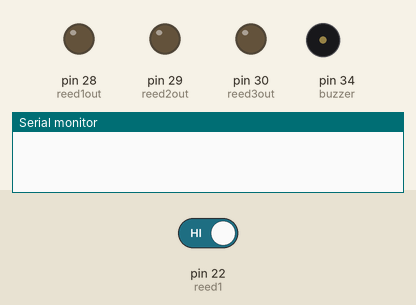
Recording of a sketch running on a simulated Arduino Mega 2560, built with avr-gcc and run on an emulated ATmega2560. Parts: output pins drawn as LEDs (lit = HIGH), buzzer (waves = sounding, pin HIGH), the last lines printed to the serial monitor. The test bench sets the inputs (shaded band); at power-on: pin 22 (reed1) HIGH.

Above: at 0.1 s.
At 2.1 s:
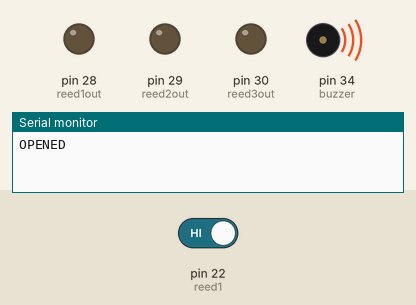
Timing chart, 0 to 3.6 s (numbered marks = the images above):
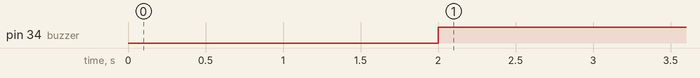

Measured:
- by itself, pin 34 (buzzer): LOW → HIGH at 2.0 s

The sketch:

Test_Sensor_Connections.ino
```cpp
int reed1 = 22;
int reed2 = 23;
int reed3 = 24;
int buzzer = 34 ;
int pir = 31;
int reed1out = 28;
int reed2out = 29;
int reed3out = 30;

void setup() {
  Serial.begin(9600);
  pinMode ( reed1out , OUTPUT );
  pinMode ( reed2out , OUTPUT );
  pinMode ( reed3out , OUTPUT );
  pinMode (pir, INPUT );
  pinMode ( buzzer , OUTPUT );
  pinMode ( reed1 , INPUT_PULLUP );
  pinMode ( reed2 , INPUT_PULLUP );
  pinMode ( reed3 , INPUT_PULLUP );
  digitalWrite(reed1out, LOW);
  digitalWrite(reed2out, LOW);
  digitalWrite(reed3out, LOW);
  delay(2000);

}

void loop() {
  if (digitalRead(reed1) != LOW || digitalRead(reed2) != LOW || digitalRead(reed3) != LOW || digitalRead(pir) == LOW )
  {
    Serial.print("OPENED \n");
    digitalWrite(buzzer, HIGH);
    delay(1000);
  }
  else
  {
    Serial.print("CLOSED \n");
    digitalWrite(buzzer, LOW);
    delay(1000);
  }

}
```
